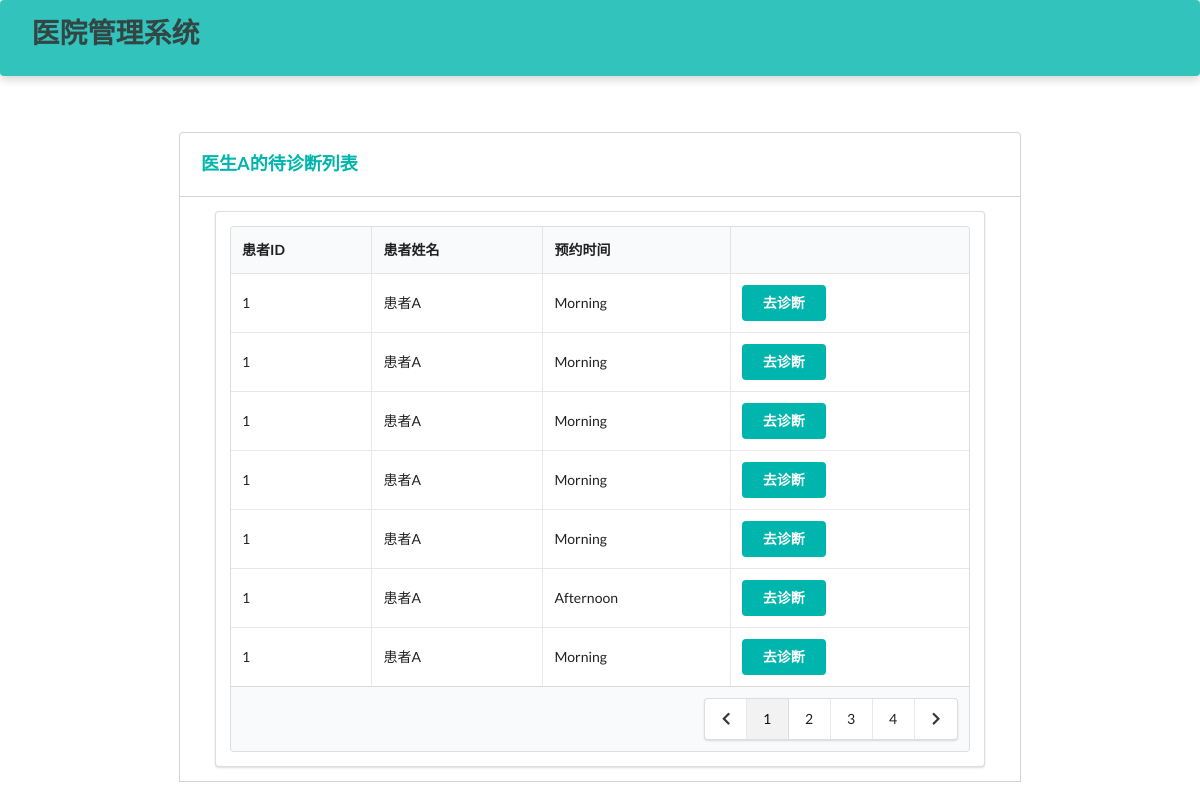
Screenshot of /doctor/pendingDiagnosis/ (signed in) with the database file from the repository.
### Hospital/models.py (models this page shows, shortened)
class Doctor(models.Model):
    department_choices = (
        ('Department of Internal Medicine', '内科'),
        ('Department of Surgery', '外科'),
        ('Department of Pediatrics', '儿科'),
        ('Department of Obstetrics and Gynecology', '妇产科'),
        ('Department of Traditional Chinese Medicine', '中医科'),
        ('Department of Dermatology', '皮肤科'),
        ('Department of Oral Medicine', '口腔科')
    )
    title_choices = (
        ('director physician', '主任医师'),
        ('assistant director physician', '副主任医师'),
        ('physician', '医师')
    )
    name = models.CharField(max_length=10)  # 姓名
    password = models.CharField(max_length=32)  # 密码
    gender = models.CharField(max_length=32, choices=gender_choices)  # 性别
    identity_card_no = models.CharField(max_length=32, unique=True)  # 身份证号
    department = models.CharField(max_length=64, choices=department_choices)  # 科室
    title = models.CharField(max_length=64, choices=title_choices)  # 职称
    description = models.TextField(max_length=500, default='暂无简介')  # 简介
    create_time = models.DateTimeField(auto_now_add=True)  # 注册时间

class Appointment(models.Model):
    time_choices = (
        ('Morning','上午'),
        ('Afternoon','下午')
    )
    patient = models.ForeignKey(Patient, on_delete=models.CASCADE) # 患者
    doctor = models.ForeignKey(Doctor, on_delete=models.CASCADE)  # 医生
    create_time = models.DateTimeField(auto_now_add=True)  # 创建时间
    appointment_date = models.DateTimeField()  # 预约日期
    appointment_time = models.CharField(max_length=10, choices=time_choices) # 预约时间（上下午）
    isActive = models.BooleanField(default=True)  # 是否有效
    class Meta:
        ordering = ["-create_time"]

class Patient(models.Model):
    name = models.CharField(max_length=10)  # 姓名
    password = models.CharField(max_length=32)  # 密码
    gender = models.CharField(max_length=32, choices=gender_choices)  # 性别
    identity_card_no = models.CharField(max_length=32, unique=True)  # 身份证号
    medical_insurance = models.BooleanField()  # 是否有医保
    telephone_no = models.CharField(max_length=32)  # 电话号码
    birth_date = models.DateField()  # 出生日期
    create_time = models.DateTimeField(auto_now_add=True)  # 注册时间

### Hospital/doctorViews.py (the view)
# urls.py: path('doctor/pendingDiagnosis/', doctorViews.pendingDiagnosis),
def pendingDiagnosis(request):
    identity_card_no = request.session['identity_card_no']
    doctor = models.Doctor.objects.get(identity_card_no=identity_card_no)
    appointment_records = models.Appointment.objects.filter(doctor=doctor, isActive=True)
    if request.method == 'POST':
        request.session['appointment_id'] = request.POST.get('appointment')
        return redirect('/doctor/pendingDiagnosis/detail')
    return render(request, 'doctor/pending.html', locals())

### Hospital/templates/doctor/pending.html (shortened to what this page needs)
<!DOCTYPE html>
<html lang="ch">
<head>
    <link rel="stylesheet" href="https://cdn.jsdelivr.net/semantic-ui/2.2.4/semantic.min.css">
    <link rel="stylesheet" href="../../static/Hospital/css/me.css">
</head>
<body>
    <nav class="ui inverted  segment m-padded-tb-large m-shadow-small teal m-opacity-mini">
        <div class="ui container">
            <div class="ui inverted secondary stackable menu">
                <h1 class="ui header">医院管理系统</h1>
            </div>
        </div>
    </nav>
    <div class="m-container-small m-padded-tb-big">
        <div class="container">
            <div class="ui top attached rounded padded segment">
                <div class="ui middle aligned two column grid">
                    <div class="column">
                        <h3 class="ui teal header">{{ doctor.name }}的待诊断列表</h3>
                    </div>
                </div>
            </div>
            <div class="ui attached segment">
                <div class="ui segment m-width-middle">
                    <table class="ui celled table">
                        <thead>
                            <tr>
                                <th>患者ID</th>
                                <th>患者姓名</th>
                                <th>预约时间</th>
                                <th></th>
                            </tr>
                        </thead>
                        <tbody>
                            {% for rec in appointment_records%}
                            <tr>
                                <td>{{ rec.patient.identity_card_no }}</td>
                                <td>{{ rec.patient.name }}</td>
                                <td>{{ rec.appointment_time }}</td>
                                <td>
                                    <form action="" method="post">
                                    <button type="submit" class="ui teal centered button" value="去诊断">去诊断</button>
                                    </form>
                                </td>
                            </tr>
                            {% endfor %}
                        </tbody>
                      <tfoot>
                        <tr><th colspan="4">
                          <div class="ui right floated pagination menu">
                            <a class="icon item">
                              <i class="left chevron icon"></i>
                            </a>
                            <a class="item active">1</a>
                            <a class="item">2</a>
                            <a class="item">3</a>
                            <a class="item">4</a>
                            <a class="icon item">
                              <i class="right chevron icon"></i>
                            </a>
                          </div>
                        </th>
                      </tr></tfoot>
                    </table>
                </div>
            </div>
        </div>
            </div>
    <br>
    <br>
    <br>
</body>
</html>

### Hospital/static/Hospital/css/me.css (style rules this page uses)
.m-padded-tb-large { padding-top: 1.3em !important; padding-bottom: 1.3em !important; }
.m-padded-tb-big { padding-top: 3em !important; padding-bottom: 3em !important; }
.m-opacity-mini { opacity: 0.8!important; }
.m-container-small { max-width: 60em !important; margin: auto !important; }
.m-width-middle { max-width: 55em !important; margin: auto !important; }
.m-shadow-small { -webkit-box-shadow: 0 4px 8px rgba(0,0,0,0.2) !important; box-shadow: 0 4px 8px rgba(0,0,0,0.2) !important; }

### rows the page displays
Doctor: name "医生A"
Appointment: patient.identity_card_no "1", patient.name "患者A", appointment_time "Morning"
Appointment: patient.identity_card_no "1", patient.name "患者A", appointment_time "Morning"
Appointment: patient.identity_card_no "1", patient.name "患者A", appointment_time "Morning"
Appointment: patient.identity_card_no "1", patient.name "患者A", appointment_time "Morning"
Appointment: patient.identity_card_no "1", patient.name "患者A", appointment_time "Morning"
Appointment: patient.identity_card_no "1", patient.name "患者A", appointment_time "Afternoon"
Appointment: patient.identity_card_no "1", patient.name "患者A", appointment_time "Morning"
